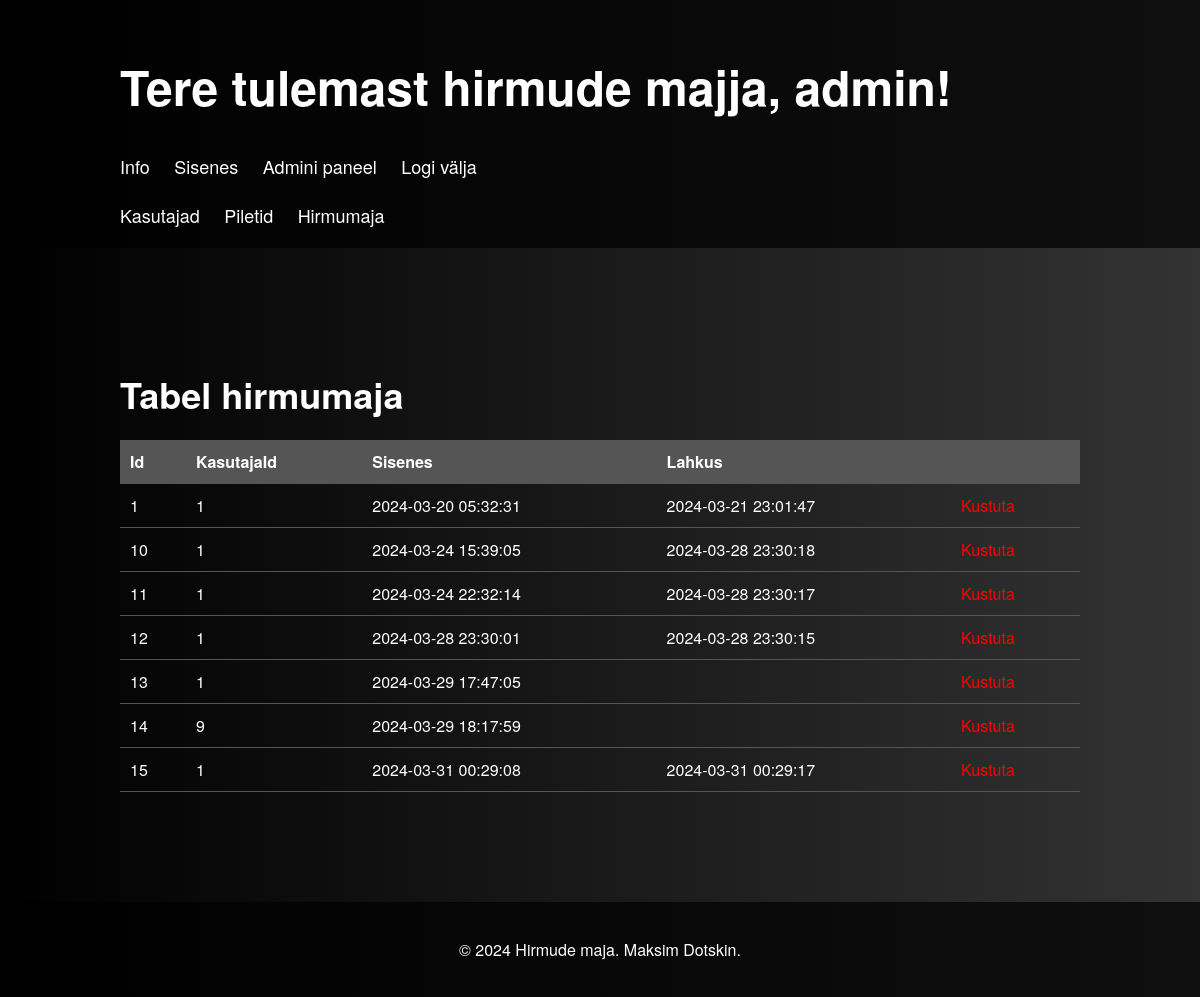
The app's page /admin/tabelid.php?hirmumaja (signed in) with its own data.
### tables this page shows
CREATE TABLE `hirmumaja` (
  `id` int(11) NOT NULL,
  `kasutajaId` int(35) DEFAULT NULL,
  `sisenes` datetime DEFAULT NULL,
  `lahkus` datetime DEFAULT NULL
);

### admin/tabelid_funktsioonid.php (the view, shortened to what this page needs)
<?php
require_once('../funktsioonid.php');
function hirmumaja()
{
    global $yhendus;
    $select_kask = $yhendus->prepare("SELECT id, kasutajaId, sisenes, lahkus FROM hirmumaja");
    $select_kask->execute();
    $select_kask->bind_result($id, $kasutajaId, $sisenes,$lahkus);
    while ($select_kask->fetch()) {
        echo "<tr>
                <td>$id</td>
                <td>$kasutajaId</td>
                <td>$sisenes</td>
                <td>$lahkus</td>
                <td>
                    <a href='tabelid.php?kustutaHirmumaja=$id'><span style=\"color: red;\">Kustuta</span></a>
                </td>
              </tr>";
    }
}

### style.css (style rules this page uses)
body { background: linear-gradient(to right, #000000, #333333); background-size: cover; background-position: center; color: #fff; font-family: 'Helvetica Neue', Helvetica, Arial, sans-serif; margin: 0; padding: 0; }
th, td { padding: 10px; text-align: left; border-bottom: 1px solid #555; }
a { text-decoration: none; color: blueviolet; }

### records on screen
hirmumaja: id "1", kasutajaId "1", sisenes "2024-03-20 05:32:31", lahkus "2024-03-21 23:01:47"
hirmumaja: id "10", kasutajaId "1", sisenes "2024-03-24 15:39:05", lahkus "2024-03-28 23:30:18"
hirmumaja: id "11", kasutajaId "1", sisenes "2024-03-24 22:32:14", lahkus "2024-03-28 23:30:17"
hirmumaja: id "12", kasutajaId "1", sisenes "2024-03-28 23:30:01", lahkus "2024-03-28 23:30:15"
hirmumaja: id "13", kasutajaId "1", sisenes "2024-03-29 17:47:05"
hirmumaja: id "14", kasutajaId "9", sisenes "2024-03-29 18:17:59"
hirmumaja: id "15", kasutajaId "1", sisenes "2024-03-31 00:29:08", lahkus "2024-03-31 00:29:17"

### other values on screen
$_SESSION['kasutajaNimi'] "admin"
